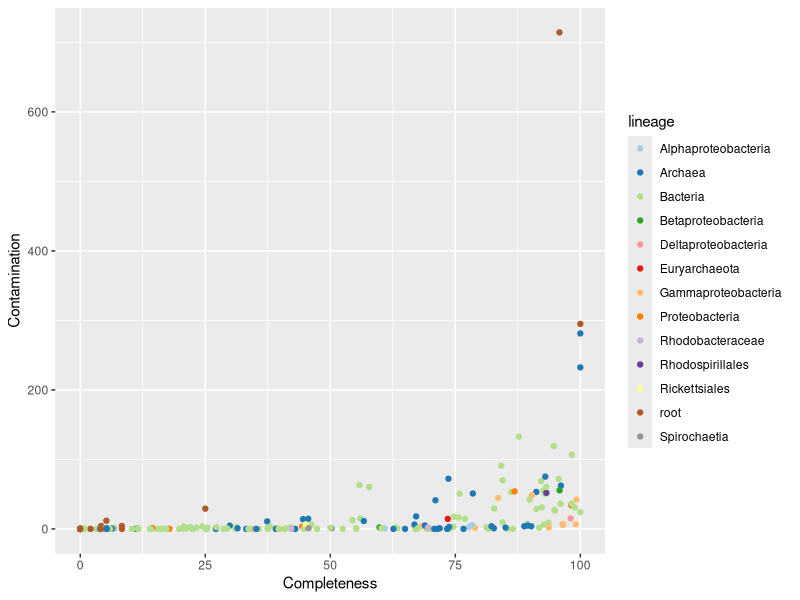

Recreate this plot in R.
## ---- chunk 1
knitr::opts_chunk$set(echo = TRUE, message=FALSE, warning=FALSE)
## ---- chunk 2
library(tidyverse)

#Load .tsv file from MetaBAT2 to dat
bin_dat <- read_tsv(file="MetaBAT2_SaanichInlet_200m_min1500_checkM_stdout.tsv", col_names = TRUE)

#Rename Marker lineage so it's one string (makes it easier later)
bin_dat <- bin_dat %>%
  dplyr::rename('Marker_lineage' = 'Marker lineage')

#Add new column with just lineage for point colors
bin_dat <- bin_dat %>%
  dplyr::mutate('lineage' = gsub(".*__(*)", "\\1", Marker_lineage),
                'lineage' = gsub("\\(|\\)", "", lineage),
                'lineage' = gsub("UID.*", "", lineage))

#Plotting Completeness vs Contamination of MAGs at 200m
bin_dat %>%
  ggplot(aes(x=Completeness, y=Contamination, colour=lineage)) +
  geom_point() +
  scale_color_manual(values = c('#a6cee3','#1f78b4',"#b2df8a","#33a02c","#fb9a99",
                                "#e31a1c",'#fdbf6f',"#ff7f00","#cab2d6","#6a3d9a",
                                "#ffff99","#b15928", "#969696")) #added discrete scales ; palette from colorbrewer2 but added extra ("#969696") b/c 13 values
